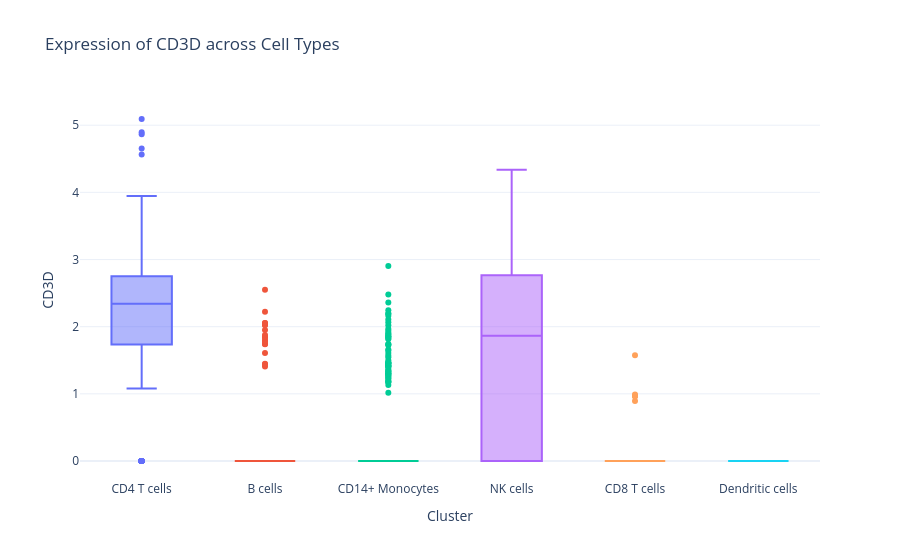
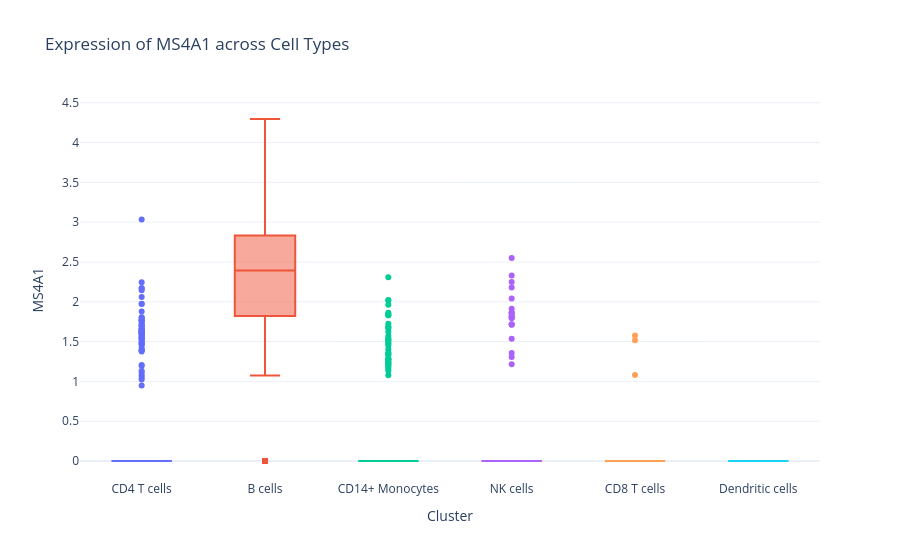
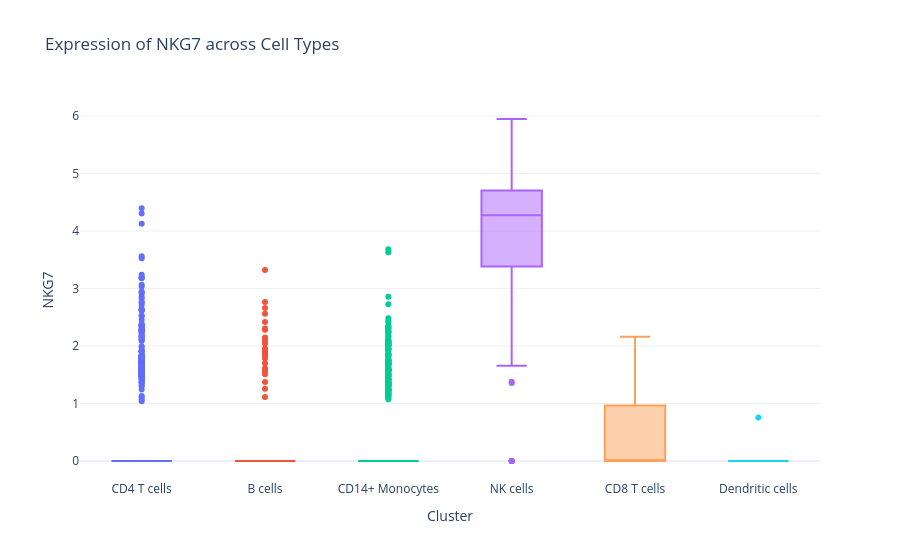
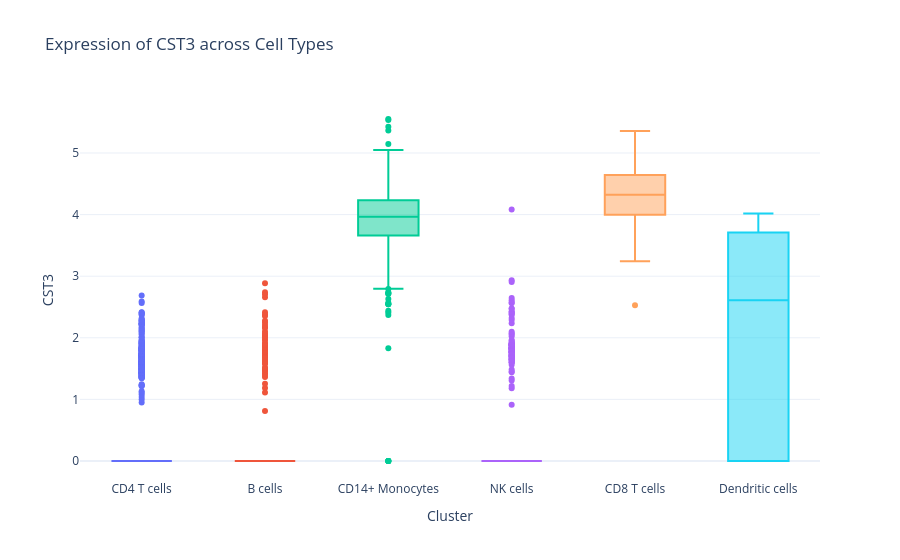

Here is the notebook cell these charts were saved with, in order:
### Markdown cell above
## Step 22: Interactive Marker Gene Expression
We plot the expression of key known immune marker genes across clusters interactively.

### Code cell
import scipy.sparse
import numpy as np

def fetch_gene_expression(anndata_obj, gene_name):
    """Extracts normalized (unscaled) expression values for a given gene."""
    if anndata_obj.raw is not None and gene_name in anndata_obj.raw.var_names:
        val = anndata_obj.raw[:, gene_name].X
        if scipy.sparse.issparse(val):
            val = val.toarray()
        return val.flatten()
    elif gene_name in anndata_obj.var_names:
        val = anndata_obj[:, gene_name].X
        if scipy.sparse.issparse(val):
            val = val.toarray()
        return val.flatten()
    return None
known_markers = ['CD3D', 'MS4A1', 'NKG7', 'CST3', 'CD8A', 'FCER1A']

umap_coords = pd.DataFrame(
    adata.obsm['X_umap'],
    columns=['UMAP1', 'UMAP2'],
    index=adata.obs.index
)
umap_coords['Cluster'] = adata.obs['cell_type'].values

for gene in known_markers:
    expr = fetch_gene_expression(adata, gene)
    if expr is not None:
        umap_coords[gene] = expr
        expr_plot = px.box(
            umap_coords, x='Cluster', y=gene, color='Cluster',
            title=f'Expression of {gene} across Cell Types',
            points='outliers',
            template='plotly_white'
        )
        expr_plot.update_layout(showlegend=False)
        expr_plot.show()
    else:
        print(f"{gene} not found, skipping.")

### Figure 1 — Plotly figure (JSON) as saved in the notebook; plotly's stock layout.template omitted (floating-point values rounded to 4 significant figures; data arrays with more than 128 entries replaced by an {"elided": "..."} marker saying what was removed)
{"data": [{"alignmentgroup": "True", "boxpoints": "outliers", "hovertemplate": "Cluster=%{x}<br>CD3D=%{y}<extra></extra>", "legendgroup": "CD4 T cells", "marker": {"color": "#636efa"}, "name": "CD4 T cells", "notched": false, "offsetgroup": "CD4 T cells", "orientation": "v", "showlegend": true, "type": "box", "x": {"elided": "1183 str values"}, "x0": " ", "xaxis": "x", "y": {"elided": "1183 float values"}, "y0": " ", "yaxis": "y"}, {"alignmentgroup": "True", "boxpoints": "outliers", "hovertemplate": "Cluster=%{x}<br>CD3D=%{y}<extra></extra>", "legendgroup": "B cells", "marker": {"color": "#EF553B"}, "name": "B cells", "notched": false, "offsetgroup": "B cells", "orientation": "v", "showlegend": true, "type": "box", "x": {"elided": "341 str values"}, "x0": " ", "xaxis": "x", "y": {"elided": "341 float values"}, "y0": " ", "yaxis": "y"}, {"alignmentgroup": "True", "boxpoints": "outliers", "hovertemplate": "Cluster=%{x}<br>CD3D=%{y}<extra></extra>", "legendgroup": "CD14+ Monocytes", "marker": {"color": "#00cc96"}, "name": "CD14+ Monocytes", "notched": false, "offsetgroup": "CD14+ Monocytes", "orientation": "v", "showlegend": true, "type": "box", "x": {"elided": "639 str values"}, "x0": " ", "xaxis": "x", "y": {"elided": "639 float values"}, "y0": " ", "yaxis": "y"}, {"alignmentgroup": "True", "boxpoints": "outliers", "hovertemplate": "Cluster=%{x}<br>CD3D=%{y}<extra></extra>", "legendgroup": "NK cells", "marker": {"color": "#ab63fa"}, "name": "NK cells", "notched": false, "offsetgroup": "NK cells", "orientation": "v", "showlegend": true, "type": "box", "x": {"elided": "426 str values"}, "x0": " ", "xaxis": "x", "y": {"elided": "426 float values"}, "y0": " ", "yaxis": "y"}, {"alignmentgroup": "True", "boxpoints": "outliers", "hovertemplate": "Cluster=%{x}<br>CD3D=%{y}<extra></extra>", "legendgroup": "CD8 T cells", "marker": {"color": "#FFA15A"}, "name": "CD8 T cells", "notched": false, "offsetgroup": "CD8 T cells", "orientation": "v", "showlegend": true, "type": "box", "x": ["CD8 T cells", "CD8 T cells", "CD8 T cells", "CD8 T cells", "CD8 T cells", "CD8 T cells", "CD8 T cells", "CD8 T cells", "CD8 T cells", "CD8 T cells", "CD8 T cells", "CD8 T cells", "CD8 T cells", "CD8 T cells", "CD8 T cells", "CD8 T cells", "CD8 T cells", "CD8 T cells", "CD8 T cells", "CD8 T cells", "CD8 T cells", "CD8 T cells", "CD8 T cells", "CD8 T cells", "CD8 T cells", "CD8 T cells", "CD8 T cells", "CD8 T cells", "CD8 T cells", "CD8 T cells", "CD8 T cells", "CD8 T cells", "CD8 T cells", "CD8 T cells", "CD8 T cells", "CD8 T cells", "CD8 T cells"], "x0": " ", "xaxis": "x", "y": [0.0, 0.0, 0.0, 0.0, 0.9723, 0.0, 0.0, 0.0, 0.0, 0.0, 0.0, 0.0, 0.0, 0.0, 0.8951, 0.0, 0.0, 0.963, 0.0, 0.0, 0.0, 1.575, 0.9888, 0.0, 0.0, 0.0, 0.0, 0.0, 0.0, 0.0, 0.0, 0.0, 0.9641, 0.0, 0.0, 0.0, 0.0], "y0": " ", "yaxis": "y"}, {"alignmentgroup": "True", "boxpoints": "outliers", "hovertemplate": "Cluster=%{x}<br>CD3D=%{y}<extra></extra>", "legendgroup": "Dendritic cells", "marker": {"color": "#19d3f3"}, "name": "Dendritic cells", "notched": false, "offsetgroup": "Dendritic cells", "orientation": "v", "showlegend": true, "type": "box", "x": ["Dendritic cells", "Dendritic cells", "Dendritic cells", "Dendritic cells", "Dendritic cells", "Dendritic cells", "Dendritic cells", "Dendritic cells", "Dendritic cells", "Dendritic cells", "Dendritic cells", "Dendritic cells"], "x0": " ", "xaxis": "x", "y": [0.0, 0.0, 0.0, 0.0, 0.0, 0.0, 0.0, 0.0, 0.0, 0.0, 0.0, 0.0], "y0": " ", "yaxis": "y"}], "layout": {"boxmode": "overlay", "legend": {"title": {"text": "Cluster"}, "tracegroupgap": 0}, "showlegend": false, "title": {"text": "Expression of CD3D across Cell Types"}, "xaxis": {"anchor": "y", "categoryarray": ["CD4 T cells", "B cells", "CD14+ Monocytes", "NK cells", "CD8 T cells", "Dendritic cells"], "categoryorder": "array", "domain": [0, 1], "title": {"text": "Cluster"}}, "yaxis": {"anchor": "x", "domain": [0, 1], "title": {"text": "CD3D"}}}}

### Figure 2 — Plotly figure (JSON) as saved in the notebook; plotly's stock layout.template omitted (floating-point values rounded to 4 significant figures; data arrays with more than 128 entries replaced by an {"elided": "..."} marker saying what was removed)
{"data": [{"alignmentgroup": "True", "boxpoints": "outliers", "hovertemplate": "Cluster=%{x}<br>MS4A1=%{y}<extra></extra>", "legendgroup": "CD4 T cells", "marker": {"color": "#636efa"}, "name": "CD4 T cells", "notched": false, "offsetgroup": "CD4 T cells", "orientation": "v", "showlegend": true, "type": "box", "x": {"elided": "1183 str values"}, "x0": " ", "xaxis": "x", "y": {"elided": "1183 float values"}, "y0": " ", "yaxis": "y"}, {"alignmentgroup": "True", "boxpoints": "outliers", "hovertemplate": "Cluster=%{x}<br>MS4A1=%{y}<extra></extra>", "legendgroup": "B cells", "marker": {"color": "#EF553B"}, "name": "B cells", "notched": false, "offsetgroup": "B cells", "orientation": "v", "showlegend": true, "type": "box", "x": {"elided": "341 str values"}, "x0": " ", "xaxis": "x", "y": {"elided": "341 float values"}, "y0": " ", "yaxis": "y"}, {"alignmentgroup": "True", "boxpoints": "outliers", "hovertemplate": "Cluster=%{x}<br>MS4A1=%{y}<extra></extra>", "legendgroup": "CD14+ Monocytes", "marker": {"color": "#00cc96"}, "name": "CD14+ Monocytes", "notched": false, "offsetgroup": "CD14+ Monocytes", "orientation": "v", "showlegend": true, "type": "box", "x": {"elided": "639 str values"}, "x0": " ", "xaxis": "x", "y": {"elided": "639 float values"}, "y0": " ", "yaxis": "y"}, {"alignmentgroup": "True", "boxpoints": "outliers", "hovertemplate": "Cluster=%{x}<br>MS4A1=%{y}<extra></extra>", "legendgroup": "NK cells", "marker": {"color": "#ab63fa"}, "name": "NK cells", "notched": false, "offsetgroup": "NK cells", "orientation": "v", "showlegend": true, "type": "box", "x": {"elided": "426 str values"}, "x0": " ", "xaxis": "x", "y": {"elided": "426 float values"}, "y0": " ", "yaxis": "y"}, {"alignmentgroup": "True", "boxpoints": "outliers", "hovertemplate": "Cluster=%{x}<br>MS4A1=%{y}<extra></extra>", "legendgroup": "CD8 T cells", "marker": {"color": "#FFA15A"}, "name": "CD8 T cells", "notched": false, "offsetgroup": "CD8 T cells", "orientation": "v", "showlegend": true, "type": "box", "x": ["CD8 T cells", "CD8 T cells", "CD8 T cells", "CD8 T cells", "CD8 T cells", "CD8 T cells", "CD8 T cells", "CD8 T cells", "CD8 T cells", "CD8 T cells", "CD8 T cells", "CD8 T cells", "CD8 T cells", "CD8 T cells", "CD8 T cells", "CD8 T cells", "CD8 T cells", "CD8 T cells", "CD8 T cells", "CD8 T cells", "CD8 T cells", "CD8 T cells", "CD8 T cells", "CD8 T cells", "CD8 T cells", "CD8 T cells", "CD8 T cells", "CD8 T cells", "CD8 T cells", "CD8 T cells", "CD8 T cells", "CD8 T cells", "CD8 T cells", "CD8 T cells", "CD8 T cells", "CD8 T cells", "CD8 T cells"], "x0": " ", "xaxis": "x", "y": [0.0, 0.0, 0.0, 0.0, 0.0, 0.0, 0.0, 0.0, 1.079, 0.0, 0.0, 0.0, 0.0, 0.0, 0.0, 0.0, 0.0, 0.0, 0.0, 0.0, 1.518, 1.575, 0.0, 0.0, 0.0, 0.0, 0.0, 0.0, 0.0, 0.0, 0.0, 0.0, 0.0, 0.0, 0.0, 0.0, 0.0], "y0": " ", "yaxis": "y"}, {"alignmentgroup": "True", "boxpoints": "outliers", "hovertemplate": "Cluster=%{x}<br>MS4A1=%{y}<extra></extra>", "legendgroup": "Dendritic cells", "marker": {"color": "#19d3f3"}, "name": "Dendritic cells", "notched": false, "offsetgroup": "Dendritic cells", "orientation": "v", "showlegend": true, "type": "box", "x": ["Dendritic cells", "Dendritic cells", "Dendritic cells", "Dendritic cells", "Dendritic cells", "Dendritic cells", "Dendritic cells", "Dendritic cells", "Dendritic cells", "Dendritic cells", "Dendritic cells", "Dendritic cells"], "x0": " ", "xaxis": "x", "y": [0.0, 0.0, 0.0, 0.0, 0.0, 0.0, 0.0, 0.0, 0.0, 0.0, 0.0, 0.0], "y0": " ", "yaxis": "y"}], "layout": {"boxmode": "overlay", "legend": {"title": {"text": "Cluster"}, "tracegroupgap": 0}, "showlegend": false, "title": {"text": "Expression of MS4A1 across Cell Types"}, "xaxis": {"anchor": "y", "categoryarray": ["CD4 T cells", "B cells", "CD14+ Monocytes", "NK cells", "CD8 T cells", "Dendritic cells"], "categoryorder": "array", "domain": [0, 1], "title": {"text": "Cluster"}}, "yaxis": {"anchor": "x", "domain": [0, 1], "title": {"text": "MS4A1"}}}}

### Figure 3 — Plotly figure (JSON) as saved in the notebook; plotly's stock layout.template omitted (floating-point values rounded to 4 significant figures; data arrays with more than 128 entries replaced by an {"elided": "..."} marker saying what was removed)
{"data": [{"alignmentgroup": "True", "boxpoints": "outliers", "hovertemplate": "Cluster=%{x}<br>NKG7=%{y}<extra></extra>", "legendgroup": "CD4 T cells", "marker": {"color": "#636efa"}, "name": "CD4 T cells", "notched": false, "offsetgroup": "CD4 T cells", "orientation": "v", "showlegend": true, "type": "box", "x": {"elided": "1183 str values"}, "x0": " ", "xaxis": "x", "y": {"elided": "1183 float values"}, "y0": " ", "yaxis": "y"}, {"alignmentgroup": "True", "boxpoints": "outliers", "hovertemplate": "Cluster=%{x}<br>NKG7=%{y}<extra></extra>", "legendgroup": "B cells", "marker": {"color": "#EF553B"}, "name": "B cells", "notched": false, "offsetgroup": "B cells", "orientation": "v", "showlegend": true, "type": "box", "x": {"elided": "341 str values"}, "x0": " ", "xaxis": "x", "y": {"elided": "341 float values"}, "y0": " ", "yaxis": "y"}, {"alignmentgroup": "True", "boxpoints": "outliers", "hovertemplate": "Cluster=%{x}<br>NKG7=%{y}<extra></extra>", "legendgroup": "CD14+ Monocytes", "marker": {"color": "#00cc96"}, "name": "CD14+ Monocytes", "notched": false, "offsetgroup": "CD14+ Monocytes", "orientation": "v", "showlegend": true, "type": "box", "x": {"elided": "639 str values"}, "x0": " ", "xaxis": "x", "y": {"elided": "639 float values"}, "y0": " ", "yaxis": "y"}, {"alignmentgroup": "True", "boxpoints": "outliers", "hovertemplate": "Cluster=%{x}<br>NKG7=%{y}<extra></extra>", "legendgroup": "NK cells", "marker": {"color": "#ab63fa"}, "name": "NK cells", "notched": false, "offsetgroup": "NK cells", "orientation": "v", "showlegend": true, "type": "box", "x": {"elided": "426 str values"}, "x0": " ", "xaxis": "x", "y": {"elided": "426 float values"}, "y0": " ", "yaxis": "y"}, {"alignmentgroup": "True", "boxpoints": "outliers", "hovertemplate": "Cluster=%{x}<br>NKG7=%{y}<extra></extra>", "legendgroup": "CD8 T cells", "marker": {"color": "#FFA15A"}, "name": "CD8 T cells", "notched": false, "offsetgroup": "CD8 T cells", "orientation": "v", "showlegend": true, "type": "box", "x": ["CD8 T cells", "CD8 T cells", "CD8 T cells", "CD8 T cells", "CD8 T cells", "CD8 T cells", "CD8 T cells", "CD8 T cells", "CD8 T cells", "CD8 T cells", "CD8 T cells", "CD8 T cells", "CD8 T cells", "CD8 T cells", "CD8 T cells", "CD8 T cells", "CD8 T cells", "CD8 T cells", "CD8 T cells", "CD8 T cells", "CD8 T cells", "CD8 T cells", "CD8 T cells", "CD8 T cells", "CD8 T cells", "CD8 T cells", "CD8 T cells", "CD8 T cells", "CD8 T cells", "CD8 T cells", "CD8 T cells", "CD8 T cells", "CD8 T cells", "CD8 T cells", "CD8 T cells", "CD8 T cells", "CD8 T cells"], "x0": " ", "xaxis": "x", "y": [0.0, 0.0, 0.0, 1.169, 0.9723, 0.0, 1.875, 0.0, 0.0, 1.23, 0.9242, 0.0, 0.0, 0.0, 0.0, 1.155, 0.0, 0.0, 0.0, 0.9614, 1.518, 2.159, 0.9888, 0.0, 0.0, 0.0, 0.0, 1.423, 0.0, 0.0, 0.9526, 0.0, 0.0, 0.0, 0.0, 0.0, 0.0], "y0": " ", "yaxis": "y"}, {"alignmentgroup": "True", "boxpoints": "outliers", "hovertemplate": "Cluster=%{x}<br>NKG7=%{y}<extra></extra>", "legendgroup": "Dendritic cells", "marker": {"color": "#19d3f3"}, "name": "Dendritic cells", "notched": false, "offsetgroup": "Dendritic cells", "orientation": "v", "showlegend": true, "type": "box", "x": ["Dendritic cells", "Dendritic cells", "Dendritic cells", "Dendritic cells", "Dendritic cells", "Dendritic cells", "Dendritic cells", "Dendritic cells", "Dendritic cells", "Dendritic cells", "Dendritic cells", "Dendritic cells"], "x0": " ", "xaxis": "x", "y": [0.0, 0.7546, 0.0, 0.0, 0.0, 0.0, 0.0, 0.0, 0.0, 0.0, 0.0, 0.0], "y0": " ", "yaxis": "y"}], "layout": {"boxmode": "overlay", "legend": {"title": {"text": "Cluster"}, "tracegroupgap": 0}, "showlegend": false, "title": {"text": "Expression of NKG7 across Cell Types"}, "xaxis": {"anchor": "y", "categoryarray": ["CD4 T cells", "B cells", "CD14+ Monocytes", "NK cells", "CD8 T cells", "Dendritic cells"], "categoryorder": "array", "domain": [0, 1], "title": {"text": "Cluster"}}, "yaxis": {"anchor": "x", "domain": [0, 1], "title": {"text": "NKG7"}}}}

### Figure 4 — Plotly figure (JSON) as saved in the notebook; plotly's stock layout.template omitted (floating-point values rounded to 4 significant figures; data arrays with more than 128 entries replaced by an {"elided": "..."} marker saying what was removed)
{"data": [{"alignmentgroup": "True", "boxpoints": "outliers", "hovertemplate": "Cluster=%{x}<br>CST3=%{y}<extra></extra>", "legendgroup": "CD4 T cells", "marker": {"color": "#636efa"}, "name": "CD4 T cells", "notched": false, "offsetgroup": "CD4 T cells", "orientation": "v", "showlegend": true, "type": "box", "x": {"elided": "1183 str values"}, "x0": " ", "xaxis": "x", "y": {"elided": "1183 float values"}, "y0": " ", "yaxis": "y"}, {"alignmentgroup": "True", "boxpoints": "outliers", "hovertemplate": "Cluster=%{x}<br>CST3=%{y}<extra></extra>", "legendgroup": "B cells", "marker": {"color": "#EF553B"}, "name": "B cells", "notched": false, "offsetgroup": "B cells", "orientation": "v", "showlegend": true, "type": "box", "x": {"elided": "341 str values"}, "x0": " ", "xaxis": "x", "y": {"elided": "341 float values"}, "y0": " ", "yaxis": "y"}, {"alignmentgroup": "True", "boxpoints": "outliers", "hovertemplate": "Cluster=%{x}<br>CST3=%{y}<extra></extra>", "legendgroup": "CD14+ Monocytes", "marker": {"color": "#00cc96"}, "name": "CD14+ Monocytes", "notched": false, "offsetgroup": "CD14+ Monocytes", "orientation": "v", "showlegend": true, "type": "box", "x": {"elided": "639 str values"}, "x0": " ", "xaxis": "x", "y": {"elided": "639 float values"}, "y0": " ", "yaxis": "y"}, {"alignmentgroup": "True", "boxpoints": "outliers", "hovertemplate": "Cluster=%{x}<br>CST3=%{y}<extra></extra>", "legendgroup": "NK cells", "marker": {"color": "#ab63fa"}, "name": "NK cells", "notched": false, "offsetgroup": "NK cells", "orientation": "v", "showlegend": true, "type": "box", "x": {"elided": "426 str values"}, "x0": " ", "xaxis": "x", "y": {"elided": "426 float values"}, "y0": " ", "yaxis": "y"}, {"alignmentgroup": "True", "boxpoints": "outliers", "hovertemplate": "Cluster=%{x}<br>CST3=%{y}<extra></extra>", "legendgroup": "CD8 T cells", "marker": {"color": "#FFA15A"}, "name": "CD8 T cells", "notched": false, "offsetgroup": "CD8 T cells", "orientation": "v", "showlegend": true, "type": "box", "x": ["CD8 T cells", "CD8 T cells", "CD8 T cells", "CD8 T cells", "CD8 T cells", "CD8 T cells", "CD8 T cells", "CD8 T cells", "CD8 T cells", "CD8 T cells", "CD8 T cells", "CD8 T cells", "CD8 T cells", "CD8 T cells", "CD8 T cells", "CD8 T cells", "CD8 T cells", "CD8 T cells", "CD8 T cells", "CD8 T cells", "CD8 T cells", "CD8 T cells", "CD8 T cells", "CD8 T cells", "CD8 T cells", "CD8 T cells", "CD8 T cells", "CD8 T cells", "CD8 T cells", "CD8 T cells", "CD8 T cells", "CD8 T cells", "CD8 T cells", "CD8 T cells", "CD8 T cells", "CD8 T cells", "CD8 T cells"], "x0": " ", "xaxis": "x", "y": [4.144, 4.577, 4.196, 3.993, 2.526, 4.707, 5.333, 4.323, 5.124, 4.331, 5.06, 4.307, 4.224, 4.46, 3.243, 3.974, 4.729, 4.978, 4.987, 4.551, 4.176, 3.765, 5.357, 4.709, 4.345, 4.458, 3.403, 4.623, 4.114, 3.657, 4.17, 4.001, 4.428, 4.038, 4.577, 3.246, 3.246], "y0": " ", "yaxis": "y"}, {"alignmentgroup": "True", "boxpoints": "outliers", "hovertemplate": "Cluster=%{x}<br>CST3=%{y}<extra></extra>", "legendgroup": "Dendritic cells", "marker": {"color": "#19d3f3"}, "name": "Dendritic cells", "notched": false, "offsetgroup": "Dendritic cells", "orientation": "v", "showlegend": true, "type": "box", "x": ["Dendritic cells", "Dendritic cells", "Dendritic cells", "Dendritic cells", "Dendritic cells", "Dendritic cells", "Dendritic cells", "Dendritic cells", "Dendritic cells", "Dendritic cells", "Dendritic cells", "Dendritic cells"], "x0": " ", "xaxis": "x", "y": [3.61, 2.82, 0.0, 0.0, 4.018, 3.806, 1.641, 0.0, 2.912, 0.0, 2.399, 3.99], "y0": " ", "yaxis": "y"}], "layout": {"boxmode": "overlay", "legend": {"title": {"text": "Cluster"}, "tracegroupgap": 0}, "showlegend": false, "title": {"text": "Expression of CST3 across Cell Types"}, "xaxis": {"anchor": "y", "categoryarray": ["CD4 T cells", "B cells", "CD14+ Monocytes", "NK cells", "CD8 T cells", "Dendritic cells"], "categoryorder": "array", "domain": [0, 1], "title": {"text": "Cluster"}}, "yaxis": {"anchor": "x", "domain": [0, 1], "title": {"text": "CST3"}}}}
